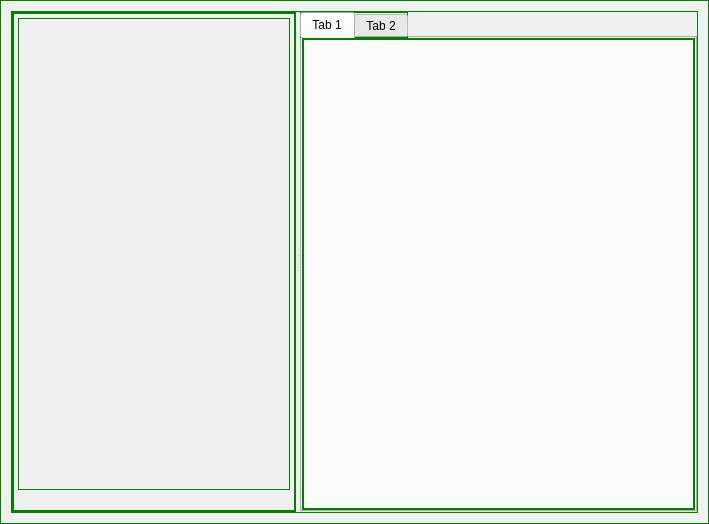
<?xml version="1.0" encoding="UTF-8"?>
<ui version="4.0">
 <class>MainView</class>
 <widget class="QWidget" name="MainView">
  <property name="geometry">
   <rect>
    <x>0</x>
    <y>0</y>
    <width>709</width>
    <height>524</height>
   </rect>
  </property>
  <property name="windowTitle">
   <string>MainView</string>
  </property>
  <property name="styleSheet">
   <string notr="true">*{border:1px solid green;}</string>
  </property>
  <layout class="QVBoxLayout" name="verticalLayout">
   <item>
    <widget class="QSplitter" name="splitter">
     <property name="orientation">
      <enum>Qt::Horizontal</enum>
     </property>
     <property name="childrenCollapsible">
      <bool>false</bool>
     </property>
     <widget class="QStackedWidget" name="stackedWidget">
      <property name="sizePolicy">
       <sizepolicy hsizetype="Preferred" vsizetype="Preferred">
        <horstretch>0</horstretch>
        <verstretch>0</verstretch>
       </sizepolicy>
      </property>
      <property name="currentIndex">
       <number>0</number>
      </property>
      <widget class="QWidget" name="finderpage">
       <layout class="QGridLayout" name="gridLayout">
        <property name="leftMargin">
         <number>5</number>
        </property>
        <property name="topMargin">
         <number>5</number>
        </property>
        <property name="rightMargin">
         <number>5</number>
        </property>
        <property name="bottomMargin">
         <number>5</number>
        </property>
        <item row="0" column="1">
         <widget class="QCameraViewfinder" name="finderview" native="true">
          <property name="sizePolicy">
           <sizepolicy hsizetype="Expanding" vsizetype="Expanding">
            <horstretch>0</horstretch>
            <verstretch>0</verstretch>
           </sizepolicy>
          </property>
          <property name="minimumSize">
           <size>
            <width>0</width>
            <height>200</height>
           </size>
          </property>
         </widget>
        </item>
        <item row="2" column="1">
         <widget class="RenderArea" name="progress" native="true">
          <property name="maximumSize">
           <size>
            <width>16777215</width>
            <height>30</height>
           </size>
          </property>
         </widget>
        </item>
        <item row="1" column="1">
         <spacer name="verticalSpacer">
          <property name="orientation">
           <enum>Qt::Vertical</enum>
          </property>
          <property name="sizeType">
           <enum>QSizePolicy::Minimum</enum>
          </property>
          <property name="sizeHint" stdset="0">
           <size>
            <width>20</width>
            <height>10</height>
           </size>
          </property>
         </spacer>
        </item>
       </layout>
      </widget>
      <widget class="QWidget" name="custompage">
       <layout class="QGridLayout" name="gridLayout_3">
        <item row="0" column="1">
         <widget class="QLabel" name="customlabel">
          <property name="text">
           <string>TextLabel</string>
          </property>
         </widget>
        </item>
       </layout>
      </widget>
     </widget>
     <widget class="QTabWidget" name="tabWidget">
      <property name="sizePolicy">
       <sizepolicy hsizetype="Preferred" vsizetype="Expanding">
        <horstretch>0</horstretch>
        <verstretch>0</verstretch>
       </sizepolicy>
      </property>
      <widget class="QWidget" name="capture">
       <attribute name="title">
        <string>Tab 1</string>
       </attribute>
      </widget>
      <widget class="QWidget" name="video">
       <attribute name="title">
        <string>Tab 2</string>
       </attribute>
      </widget>
     </widget>
    </widget>
   </item>
  </layout>
 </widget>
 <customwidgets>
  <customwidget>
   <class>QCameraViewfinder</class>
   <extends>QWidget</extends>
   <header location="global">qcameraviewfinder.h</header>
   <container>1</container>
  </customwidget>
  <customwidget>
   <class>RenderArea</class>
   <extends>QWidget</extends>
   <header>audiocapture.h</header>
   <container>1</container>
  </customwidget>
 </customwidgets>
 <resources/>
 <connections/>
</ui>
